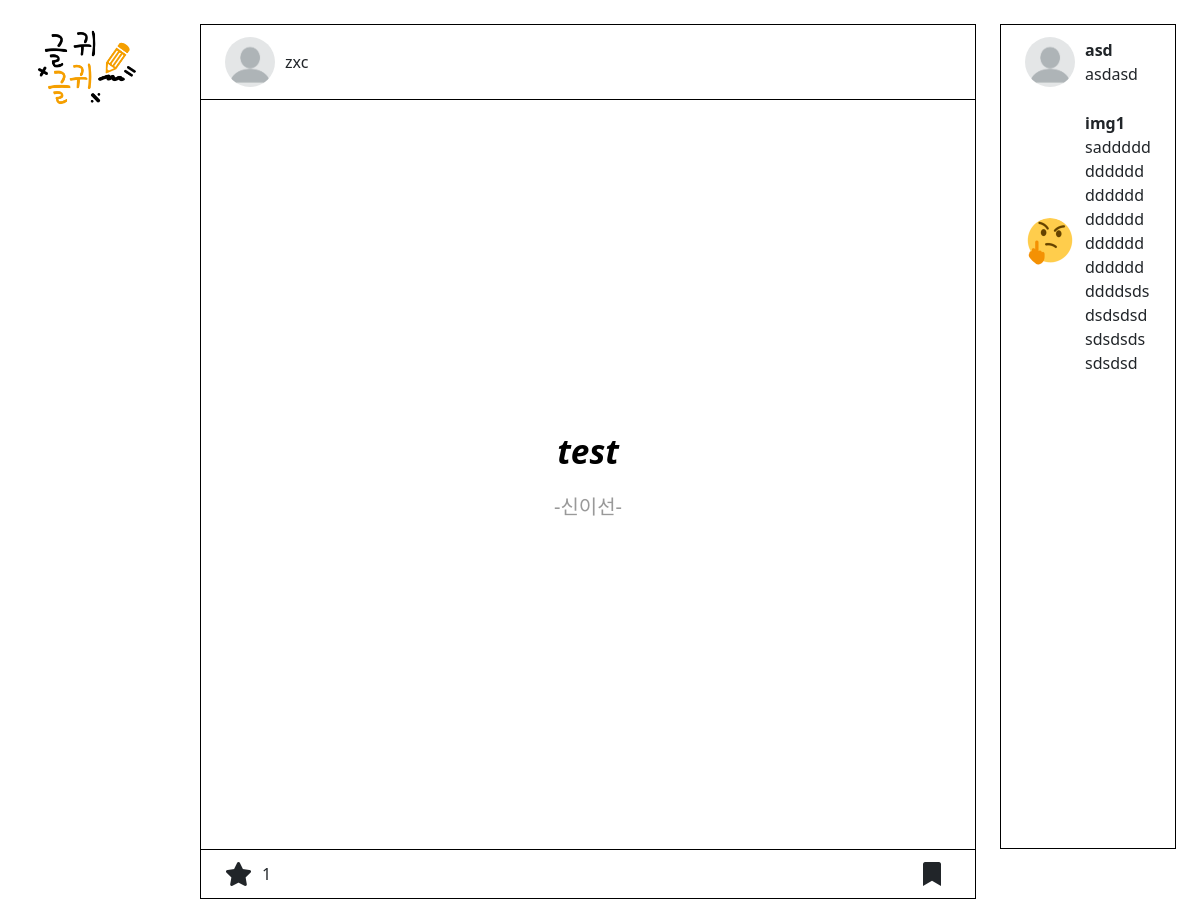
The app's page /view?id=1 with its own data.
### tables this page shows
CREATE TABLE `user` (
  `id` varchar(150) NOT NULL,
  `pass` varchar(100) NOT NULL,
  `cate` varchar(150) DEFAULT NULL,
  `profile` varchar(1000) NOT NULL DEFAULT 'profile.png'
);

### src/helper.php (called while the page is built, shortened)
<?php
    function view($page, $list = [], $list1 = [], $list2 = []) {
        require VIEW."/header.php";
        require VIEW."/$page.php";
        exit;
    }

### src/Controller/ViewController.php (called while the page is built, shortened)
<?php
    class ViewController {
        static function view() {
            $id = $_GET['id'];
            $userid = isset($_SESSION['user']) ? $_SESSION['user']->id : null;
            $list = DB::fetch("SELECT * FROM
                               (SELECT * FROM list WHERE id = ?) AS l
                               LEFT JOIN (SELECT id AS wid, profile AS wpro FROM user) AS w ON w.wid = l.writer
                               LEFT JOIN (SELECT code, user_id FROM liketable WHERE user_id = ?) AS lt ON l.id = lt.code
                               LEFT JOIN (SELECT code, user_id AS u_id FROM savetable WHERE user_id = ?) AS st ON l.id = st.code",
                               [$id, $userid, $userid]);
            $review = DB::fetchAll("SELECT * FROM
                                    (SELECT * FROM review WHERE code = ?) AS r
                                    LEFT JOIN user AS u ON u.id = r.user_id", [$id]);
            view('view', $list, $review);
        }
    }

### src/web.php (called while the page is built, shortened)
<?php
    Route::start();

### public/index.php (called while the page is built, shortened)
<?php
    require SRC."/helper.php";
    require SRC."/web.php";

### src/App/DB.php (called while the page is built, shortened)
<?php
    class DB {
        static $db = null;
        static function getDB() {
            if(self::$db == null) {
                self::$db = new \PDO("mysql:host=localhost; dbname=geulgwi; charset=utf8mb4", "root", "", [
                    19=>5,
                    3=>2
                ]);
            }
            return self::$db;
        }
        static function query($sql, $data = []) {
            $q = self::getDB()->prepare($sql, $data);
            $q->execute($data);
            return $q;
        }
        static function fetch($sql, $data = []) {
            return self::query($sql, $data)->fetch();
        }
        static function fetchAll($sql, $data = []) {
            return self::query($sql, $data)->fetchAll();
        }
    }

### src/View/view.php (the view, shortened to what this page needs)
    <div class="row" id="view">
        <div class="header col-2">
            <div class="logo">
                <a href="/"><img src="./resource/img/logo.png" alt="로고" title="로고"></a>
            </div>
        </div>
        <div class="content col-8" stlye="padding-right: 0;">
            <div class="top">
                <span class="writer_info">
                    <img src="./profile/<?= $list->wpro ?>" alt="">
                    <span><?= $list->writer ?></span>
                </span>
            </div>
            <div class="mid">
                <p class="main_content"><b><?= $list->content ?></b></p>
                <span class="people">-<?= $list->copy ?>-</span>
            </div>
            <div class="bot">
                <div class="btns">
                    <?php if(!isset($_SESSION['user'])) : ?>
                        <i style="font-size:24px; margin-right:10px;" class="fas fa-star"></i>
                    <?php elseif(isset($_SESSION['user']) && $list->user_id == null) : ?>
                        <button class="goodbtn likebtn"><i style="font-size:24px;" class="far fa-star"></i></button>
                    <?php else : ?>
                        <button class="goodbtn unlikebtn"><i style="font-size:24px;" class="fas fa-star"></i></button>
                    <?php endif; ?>
                    <p style="margin:0;"><?= $list->sug ?></p>
                </div>
                <?php if(!isset($_SESSION['user']) || $_SESSION['user']->id == $list->writer) : ?>
                    <i style="font-size:24px; margin-right:10px" class="fas fa-bookmark"></i>
                <?php elseif(isset($_SESSION['user']) && $list->u_id == null) : ?>
                    <button class="savebtn"><i style="font-size:24px;" class="far fa-bookmark"></i></button>
                <?php else : ?>
                    <button class="unsavebtn"><i style="font-size:24px;" class="fas fa-bookmark"></i></button>
                <?php endif; ?>
            </div>
        </div>
        <div class="review col-2">
            <div class="top">
                <?php foreach($list1 as $item) : ?>
                    <div class="item">
                        <img src="./profile/<?= $item->profile ?>" alt="">
                        <div class="wrap">
                            <span style="font-weight:bold;"><?= $item->user_id ?></span>
                            <span style="word-break:break-all;"><?= $item->text ?></span>
                        </div>
                    </div>
                <?php endforeach; ?>
            </div>
        </div>
    </div>
</body>
</html>

### src/App/Route.php (shortened to what this page needs)
<?php
    class Route {
        static $pages = [];
        static function __callStatic($name, $arg) {
            if(strtolower($_SERVER['REQUEST_METHOD']) == $name) {
                self::$pages[] = $arg;
            }
        }
        static function start() {
            $url = explode("?", $_SERVER['REQUEST_URI'])[0];
            foreach(self::$pages as $page) {
                if($url == $page[0]) {
                    $action = explode("@", $page[1]);
                    $con = new $conName();
                    $con->{$action[1]}();
                    exit;
                }
            }
        }
    }

### public/resource/css/style.css (style rules this page uses)
* { margin: 0; padding: 0; box-sizing: border-box; }
a, a:hover { text-decoration: none; }
#view { width: 100vw; }
#view .header .logo { margin: 0 auto; width: 80%; }
#view .header .logo img { width: 100%; }
#view .content > div { border: 1px solid #000; border-bottom: none; }
#view .content .top { padding: 12px 24px; margin-top: 24px; display: flex; align-items: center; justify-content: space-between; }
#view .content .writer_info { display: flex; align-items: center; }
#view .content .writer_info img { width: 50px; border-radius: 50%; margin-right: 10px; }
#view .content .mid { min-height: 750px; padding: 100px; display: flex; flex-direction: column; align-items: center; justify-content: center; }
#view .content .mid .main_content { font-size: 25pt; color: #000; font-style: italic; word-break: break-all; }
#view .content .mid .people { color: #999; font-size: 20px; }
#view .content .bot { padding: 12px 24px; display: flex; align-items: center; justify-content: space-between; border-bottom: 1px solid #000; }
#view .content .bot .btns { display: flex; align-items: center; }
#view .review > div { border: 1px solid #000; }
#view .review .top { margin-top: 24px; padding: 12px 24px; min-height: 825px; max-height: 825px; overflow-y: auto; }
#view .review .item { display: flex; align-items: center; margin-bottom: 24px; }
#view .review .item .wrap { display: flex; flex-direction: column; }
#view .review .item img { width: 50px; margin-right: 10px; border-radius: 50%; }

### records on screen
user: profile (placeholder picture), user_id "asd", text "asdasd"
user: profile (picture), user_id "img1", text "sadddddddddddddddddddddddddddddddddddddddsdsdsdsdsdsdsdsdssdsdsd"

### other values on screen
$list->writer "zxc"
$list->content "test"
$list->copy "신이선"
$list->sug "1"
